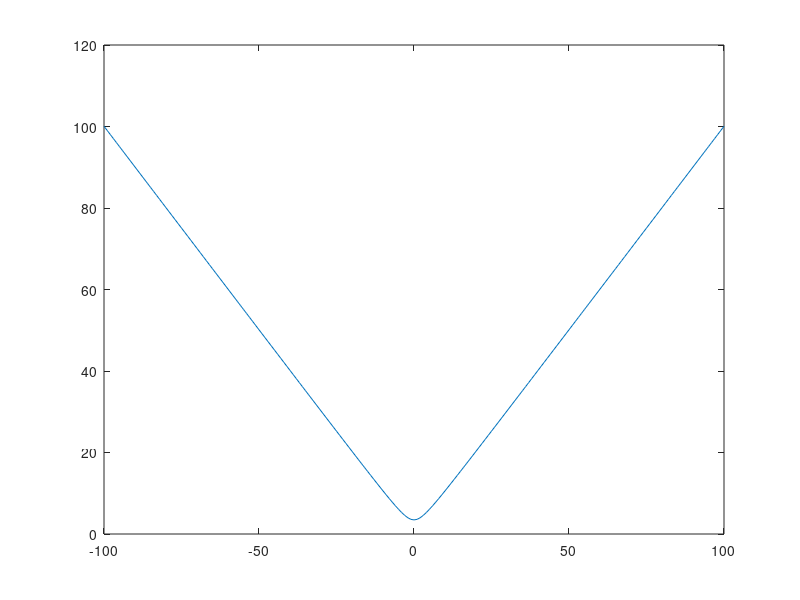
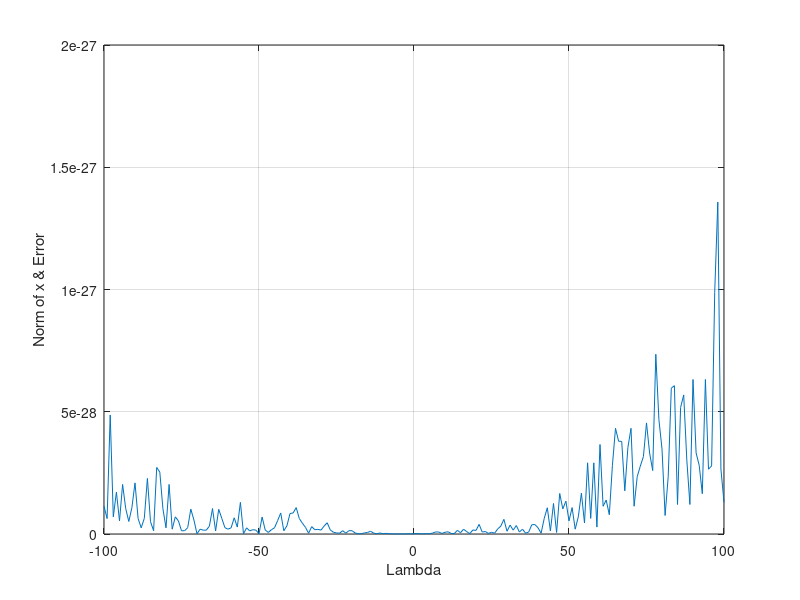

These figures' MATLAB source, in order:
%% 
%
% File:     Exercise02_XinCheng.m
% Author:   Xin Cheng
% Date:     01.05.2021
% Comment:  This File is the solution of exercise 02 in Computer Vision Course.
%
%

%% Creat some data
m = 4;
D = rand(m,4);
D(:,4) = 1;
d4 = D * [4 -3 2 -1].';
D(:,4) = d4;

% introduce small noise
eps = 1.e-4;
D = (1+eps) * rand(m,4);
D(:,4) = 1;
d4 = D * [4 -3 2 -1].';
D(:,4) = d4;

%% Find the coefficients x solving the system Dx = b
[U,S,V] = svd(D);
b = ones(4,1);

S_inv = S';
S_inv(S_inv ~= 0) = S_inv(S_inv ~= 0) .^ -1;
D_MPpi = V * S_inv * U.';
x_svd = D_MPpi * b;

D_pinv = pinv(D);
x_pinv = D_pinv * b;
% solutions x from svd and directly from function pinv are same [4 -3 2 -1].'

%% Repeat the two previous questions, by setting m to a higher value. How is the precision impacted?
m = 10;
% introduce small noise
eps = 1.e-4;
D = (1+eps) * rand(m,4);
D(:,4) = 1;
d4 = D * [4 -3 2 -1].';
D(:,4) = d4;

[U,S,V] = svd(D);
b = ones(m,1);

S_inv = S';
S_inv(S_inv ~= 0) = S_inv(S_inv ~= 0) .^ -1;
D_MPpi = V * S_inv * U.';
x_svd = D_MPpi * b;

D_pinv = pinv(D);
x_pinv = D_pinv * b;
% good precise.

%% We assume in the following that m = 3, hence we have infinitely many solutions
m = 3;
% introduce small noise
eps = 1.e-4;
D = (1+eps) * rand(m,4);
D(:,4) = 1;
d4 = D * [4 -3 2 -1].';
D(:,4) = d4;

[U,S,V] = svd(D);
b = ones(m,1);

S_inv = S';
S_inv(S_inv ~= 0) = S_inv(S_inv ~= 0) .^ -1;
D_MPpi = V * S_inv * U.';
x_svd = D_MPpi * b;

D_pinv = pinv(D);
x_pinv = D_pinv * b;
% there are many different solutions.

%% Use the function null to get a vector v belongs to kernel(D).
v = null(D);
lambda = -100:1:100;
norm_val = zeros(length(lambda),1);
error_val = zeros(length(lambda),1);

for i = 1:length(lambda)
    x_lambda = x_pinv + lambda(i) * v;
    norm_val(i) = norm(x_lambda);
    error_val(i) = norm(D * x_lambda - b)^2;
end
figure
plot(lambda, norm_val)
%hold on
figure
plot(lambda, error_val)
%hold off
grid on
xlabel('Lambda')
ylabel('Norm of x & Error')
%legend('norm of x','associated error')

x_pinv_norm = norm(x_pinv);
